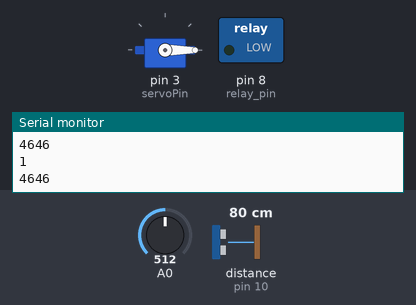
Recording of a sketch running on a simulated Arduino Uno, built with avr-gcc and run on an emulated ATmega328P. Parts: servo, switched loads named in the sketch (green lamp = pin HIGH), the last lines printed to the serial monitor. Wiring (inferred from the names in the program): ultrasonic range finder: trigger pin 9; echo pin 10. Inputs (shaded band) come from the test bench; at power-on: A0 = 512, distance to the obstacle (sensor on pin 10) 80 cm. The echo pulse lasts 58.3 µs per cm; the local clock reads 2024-03-15 10:24:30 at power-on unless the sketch sets it; pins used as bus, display or sensor lines are not drawn.

Above: at 1.2 s.
1.3 s: A0 set to 494
At 1.7 s:
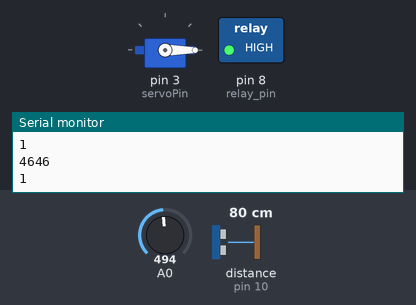
4.3 s: distance to the obstacle (sensor on pin 10) set to 10 cm
7.3 s: distance to the obstacle (sensor on pin 10) set to 7 cm
At 9.51 s:
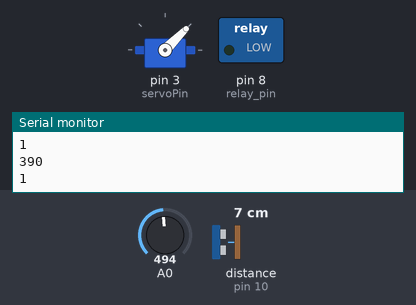
10.3 s: A0 set to 510
At 11.8 s:
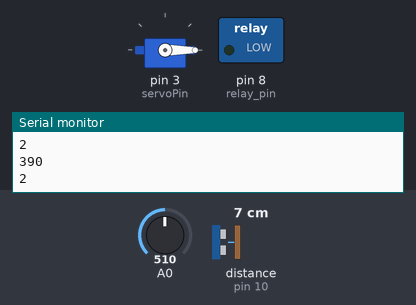
12.7 s: A0 set to 490
At 13.8 s:
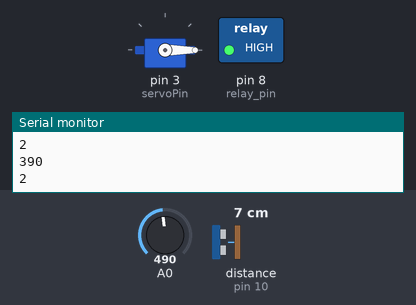
15.7 s: A0 set to 511
At 16.6 s:
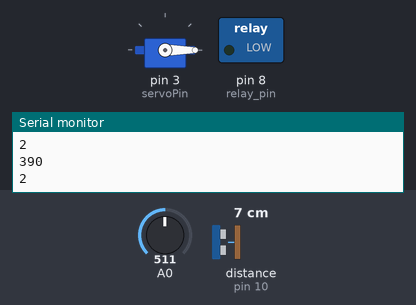
Timing chart, 0 to 18.3 s (numbered marks = the images above; inputs shaded):
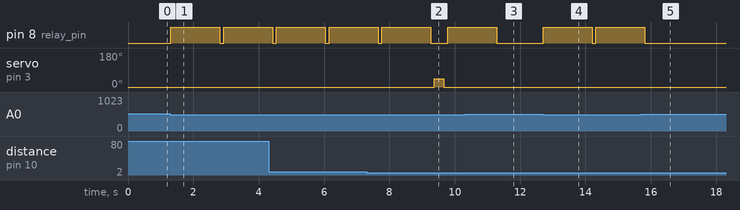

The sketch:

fatcat.ino
```cpp
#include <Servo.h>
#include "RTClib.h"
#include <Wire.h>
#include <TimeLib.h>
#include <TimeAlarms.h>

int servoPin = 3;
Servo servo;
const int trigpin = 9;
const int echopin = 10;
long duration;
int distance;
RTC_DS3231 rtc;
int cat = 1;
int relay_pin = 8;
AlarmId id;


void setup() {
  Serial.begin(9600);
  if (! rtc.begin()) {
    Serial.println("Couldn't find RTC");
    while (1);
  }

  if (rtc.lostPower()) {
    Serial.println("RTC lost power, lets set the time!");
    // following line sets the RTC to the date & time this sketch was compiled
    rtc.adjust(DateTime(F(__DATE__), F(__TIME__)));
  }
  setTime(9,01,0,10,30,19);
  Alarm.timerRepeat(3600, OnceOnly);
  servo.attach(servoPin);
  servo.write(0);
  pinMode(relay_pin, OUTPUT);
  pinMode(trigpin, OUTPUT);
  pinMode(echopin, INPUT);
}

void loop(){
  Alarm.delay(10);
  DateTime now = rtc.now();

  int tund = now.hour();
  int minut = now.minute();
  if ((tund == 06 && minut == 00) || (tund == 17 && minut == 00)) {
    servo.write(45);
    delay(3000);
    servo.write(0);
    delay(60000);
  }

  digitalWrite(trigpin, LOW);
  delayMicroseconds(2);
  digitalWrite(trigpin, HIGH);
  delayMicroseconds(10);
  digitalWrite(trigpin, LOW);
  duration = pulseIn(echopin, HIGH);
  Serial.println(duration);
  Serial.println(cat);

  int water = analogRead(A0);
  if (water <= 500){
    digitalWrite(relay_pin, HIGH);
    delay(1500);
    digitalWrite(relay_pin, LOW);
    delay(100);
  }

  if (cat == 1){
    if (duration < 500){
      servo.write(45);
      delay(300);
      servo.write(0);
      delay(100);
      OnceOnly();
      cat = 2;
  }
}
}
void OnceOnly(){
  cat = 1;
}
```

Measured:
- the behaviour switches between 501 and 500 on A0 (found by bisection; images 0 and 1)
- the behaviour switches between 9 and 8 cm on distance to the obstacle (sensor on pin 10) (found by bisection; images 1 and 2)
- after the input at 1.3 s, pin 8 (relay_pin): LOW → HIGH at once, → LOW 1.5 s later, → HIGH 0.12 s later
- after the input at 7.3 s, servo on pin 3 (servoPin): 0° → 45° after 2.1 s, → 0° 0.30 s later
- after the input at 10.3 s, pin 8 (relay_pin): goes on until 11.3 s, then stays LOW
- after the input at 12.7 s, pin 8 (relay_pin): LOW → HIGH at once, → LOW 1.5 s later, → HIGH 0.11 s later
- after the input at 15.7 s, pin 8 (relay_pin): goes on until 15.8 s, then stays LOW
